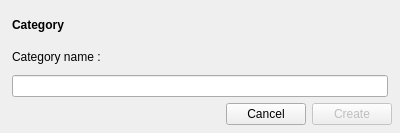
<?xml version="1.0" encoding="UTF-8"?>
<ui version="4.0">
 <class>Category</class>
 <widget class="QDialog" name="Category">
  <property name="geometry">
   <rect>
    <x>0</x>
    <y>0</y>
    <width>400</width>
    <height>133</height>
   </rect>
  </property>
  <property name="sizePolicy">
   <sizepolicy hsizetype="Fixed" vsizetype="Fixed">
    <horstretch>0</horstretch>
    <verstretch>0</verstretch>
   </sizepolicy>
  </property>
  <property name="minimumSize">
   <size>
    <width>400</width>
    <height>133</height>
   </size>
  </property>
  <property name="windowTitle">
   <string>Dialog</string>
  </property>
  <layout class="QVBoxLayout" name="verticalLayout">
   <property name="leftMargin">
    <number>12</number>
   </property>
   <property name="topMargin">
    <number>12</number>
   </property>
   <property name="rightMargin">
    <number>8</number>
   </property>
   <property name="bottomMargin">
    <number>8</number>
   </property>
   <item>
    <layout class="QVBoxLayout" name="verticalLayout_2">
     <property name="leftMargin">
      <number>0</number>
     </property>
     <property name="rightMargin">
      <number>4</number>
     </property>
     <item>
      <widget class="QLabel" name="lbl_title">
       <property name="font">
        <font>
         <weight>75</weight>
         <bold>true</bold>
        </font>
       </property>
       <property name="text">
        <string>Category</string>
       </property>
      </widget>
     </item>
     <item>
      <widget class="QLabel" name="lbl_name">
       <property name="text">
        <string>Category name : </string>
       </property>
      </widget>
     </item>
     <item>
      <widget class="QLineEdit" name="txt_name">
       <property name="placeholderText">
        <string/>
       </property>
      </widget>
     </item>
    </layout>
   </item>
   <item>
    <layout class="QHBoxLayout" name="horizontalLayout">
     <item>
      <spacer name="horizontalSpacer">
       <property name="orientation">
        <enum>Qt::Horizontal</enum>
       </property>
       <property name="sizeHint" stdset="0">
        <size>
         <width>40</width>
         <height>20</height>
        </size>
       </property>
      </spacer>
     </item>
     <item>
      <widget class="QPushButton" name="btn_cancel">
       <property name="text">
        <string>Cancel</string>
       </property>
       <property name="autoDefault">
        <bool>false</bool>
       </property>
      </widget>
     </item>
     <item>
      <widget class="QPushButton" name="btn_create">
       <property name="enabled">
        <bool>false</bool>
       </property>
       <property name="text">
        <string>Create</string>
       </property>
      </widget>
     </item>
    </layout>
   </item>
  </layout>
 </widget>
 <resources/>
 <connections/>
</ui>
